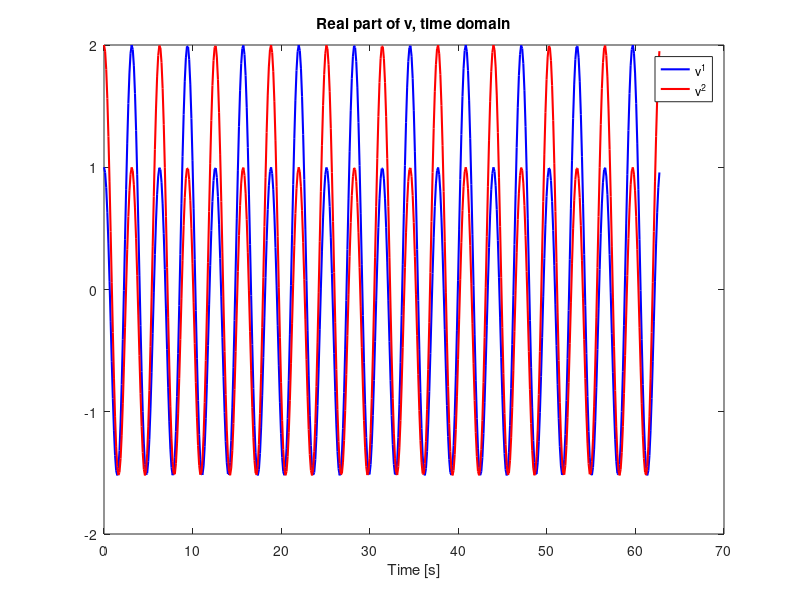
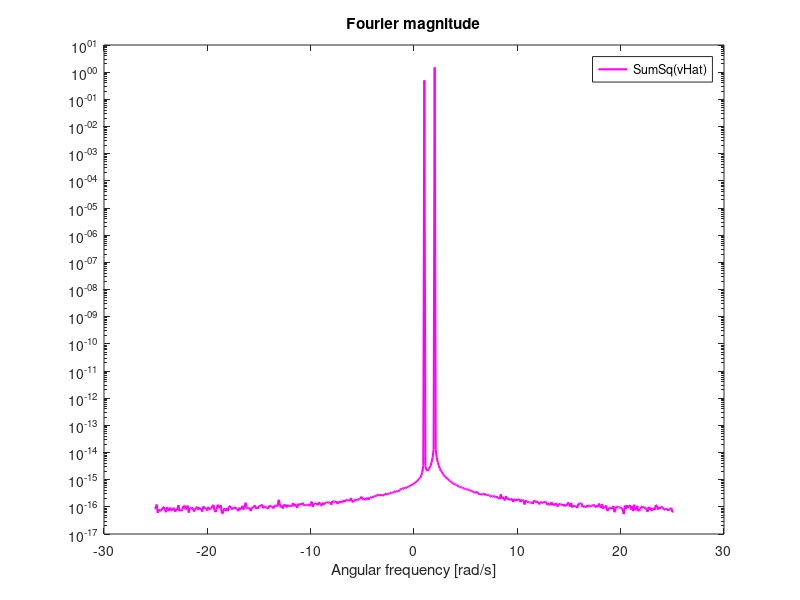

Source code (MATLAB) for these figures, in order:
%-*-octave-*--
%
% hamsim: perform a Hamiltonian simulation u(t) = exp(iHt) b
%
% USAGE:
% 
% [u] = hamsim(H, bvec, verbose, cfl)
%
% INPUT:
% H: Hermitian matrix
% bvec: Right hand side
%
% OUTPUT:
% xvec: approximate solution of H xvec = bvec
%
function [xvec] = hamsim(H, bvec, verbose, cfl)
  eps = 1e-5;
  firstOrder = 1;
  leapFrog = 0;
  magnus = 1;
  rk4 = 0;
  abs_or_real=0; # plot the abs of the solution (1 for real)

#  U=[1, 0; 0, 1];
  U=[1, 1; -1, 1]/sqrt(2);
#  Lambda=2*pi*[1 , 0; 0, 2];
  Lambda=[1 , 0; 0, 2];

  # final time
  Tper = 10*2*pi;
#  Tper = 100*2*pi;

  H = U*Lambda*U';

  H2 = H*H;

  if nargin < 2
    bvec = [1;2];
  end

  if nargin < 3
    verbose = 1;
  end
  
  if nargin < 4
    cfl = 0.25; #depends on the method
  end

  [n1 n2] = size(H);
  [n3 n4] = size(bvec);
  printf("size(H)=(%d, %d), size(bvec)=(%d, %d)\n", n1, n2, n3, n4);

% The number of columns in b doesn't really matter
  if (n1 == n2 && n3 == n1)
    goodDim=1;
  else
    goodDim=0;
  end

  if !goodDim
    printf("Dimensions make no sense, sorry...\n");
    return;
  end
  printf("Dimensions look ok...\n");
#  return;
  
  Nrow = n1; # vector dimension

# estimate largest eigenvalue

  lambda = eig(H);
  maxeig = norm(lambda,"inf");
  if (verbose)
    printf("(maxeig) = (%e)\n", maxeig);
  end

# time step
  dt = cfl/maxeig; # largest eigenvalue of H0 = d3, H0+poly*H1 estimated by maxeig
  nsteps = ceil(Tper/dt);
  dt = Tper/(nsteps);
  if (verbose)
    printf("Time period = %e, number of time steps = %d, max eigenvalue = %e, cfl = %e, time step = %e\n", ...
	   Tper, nsteps, maxeig, cfl, dt);
  end

# allocation of solution vectors
  uTime = zeros(Nrow,nsteps);

# initial data 
  uTime(:,1) = bvec;
  
# 3rd order Taylor expansion to t = +dt
#  uTime(:,2) = bvec + dt * I * H *bvec - 0.5*dt^2 * (H2*bvec) ;

# 4th order Taylor expansion to t = +dt
  uTime(:,2) = bvec + dt * I * H *bvec - 0.5*dt^2 * (H*H*bvec) - I*(dt^3)/6 * H*H*H*bvec ;
# adding another term in the expansion generates more wiggles

# for computing the energy
  v1 = zeros(Nrow,1);
  v2 = zeros(Nrow,1);

  t=dt;
  step=1;
# evaluate energy
  if (verbose)
    v1 = uTime(:,step+1) + uTime(:,step);
    v2 = uTime(:,step+1) - uTime(:,step);
    energy1 = 0.25*(norm(v1)^2 - norm(v2)^2);
    energy = uTime(:,1)'*H*uTime(:,1);

    printf("Time step = %d, time = %e, energy1 = %e, energy = %e\n", step, t, energy1, energy);
  end # if verbose

# time stepping loop, harmonic oscillator, 1st order formulation

  if (firstOrder)
    if (magnus)
       expH = zeros(Nrow,Nrow);
      ## for row=1:Nrow
      ## 	expH(row,row) = exp(I*dt*Lambda(row,row));
      ## end
      expH = expm(I*dt*H);
      for step=1:nsteps-1
	uTime(:,step+1) = expH * uTime(:,step);

	t = t+dt;
				# evaluate energy
	if (verbose)
	  if (mod(step,1000)==0 || step==nsteps-1)
	    v1 = uTime(:,step+1) + uTime(:,step);
	    v2 = uTime(:,step+1) - uTime(:,step);
	    energy = 0.25*(norm(v1)^2 - norm(v2)^2);
	    energy = uTime(:,step+1)'*H*uTime(:,step+1);

	    printf("Time step = %d, time = %e, energy = %e\n", step, t, energy);
	  end
	end # if verbose
      end # time stepping loop
    else
      printf("ERROR: Undefined time-integration method\n");
      return;
    end
  else
# second order formulation
    printf("ERROR: Undefined time-integration method\n");
  end
  
  df = 1/Tper;
  Nf = nsteps;
  td = dt*[0:nsteps-1];

#  legend("u0", "u1","location","northeast");

	     # Window the time response before Fourier transforming it
  wind = ones(1,nsteps);
#  wind = sin(pi*td/Tperiod);
#  wind = exp(-( (td-0.5*Tperiod)/(0.5*Tperiod/4) ).^2);
  uWind = zeros(Nrow, nsteps);
  for (k=1:Nrow)
    uWind(k,:) = uTime(k,:).*wind;
  end
  
  freq=[ -(ceil((Nf-1)/2):-1:1), 0, (1:floor((Nf-1)/2)) ] * df; # In Hz
  om = 2*pi*freq; % angular frequency
# Discrete Fourier transformation of the time traces
  uOmega = fftshift(fft(ifftshift(uWind),Nf,2))/Nf;

				# find the eigenvalues
  uAvg = sqrt(sumsq(uOmega, 1)/Nrow);
  maxPnts=zeros(Nrow,1);
  numMaxPnts=0;
  for k=2:nsteps-1
    dp = uAvg(k+1) - uAvg(k);
    dm = uAvg(k) - uAvg(k-1);
    if (uAvg(k) > eps && dp*dm < 0 && dm>0)
      numMaxPnts = numMaxPnts+1;
      maxPnts(numMaxPnts)=k;
    end
  end

  xvec = zeros(n1,1);
  for q=1:numMaxPnts
    eval = om(maxPnts(q));
    printf("Max at q=%d, freq(q)=%e\n", maxPnts(q), om(maxPnts(q)));
    uHat = uOmega(:,maxPnts(q));
    printf("Fouier mode: ");
    uHat
				# accumulate solution
    xvec = xvec + uHat./eval;
  end

  printf("Approximate solution:");
  xvec
    
  printf("Exact solution:");
  xsol = H\bvec

  figure(1);
  h = plot(td, real(uWind(1,:)),'b', ...
  	   td, real(uWind(2,:)),'r-');
  set(h,"linewidth",1.5);
  set(h,"markersize",3);
  title("Real part of v, time domain");
  xlabel("Time [s]");
  legend("v^1","v^2");
  figure(3);
  h = semilogy( om, uAvg, 'm-');
    
  set(h,"linewidth",1.5);
  set(h,"markersize",3);
  legend("SumSq(vHat)");
  title("Fourier magnitude");
  xlabel("Angular frequency [rad/s]");
  
				# try to reconstruct the time function
  ## uRec=zeros(Nrow, nsteps);
  ## for q=1:numMaxPnts
  ##   lambda = om(maxPnts(q));
  ##   uHat = uOmega(:, maxPnts(q));
  ##   for row=1:Nrow
  ##     uRec(row,:) = uRec(row,:) + uHat(row)*exp(I*lambda*td);
  ##   end
  ## end
  
  ## figure(1);
  ## h = plot(td, wind, 'k', td, real(uTime(1,:)),'b', td, imag(uTime(1,:)),'r',...
  ## 	   td, real(uRec(1,:)),'c--', td, imag(uRec(1,:)),'m--');
  ## set(h,"linewidth",1.5);
  ## set(h,"markersize",3);
  ## title("1st comp, real+imag part, orig+recon, time domain");

  ## figure(2);
  ## h = plot(td, wind, 'k', td, real(uTime(2,:)),'b', td, imag(uTime(2,:)),'r',...
  ## 	   td, real(uRec(2,:)),'c--', td, imag(uRec(2,:)),'m--');
  ## set(h,"linewidth",1.5);
  ## set(h,"markersize",3);
  ## title("2nd comp, real+imag part, orig+recon, time domain");

 end
